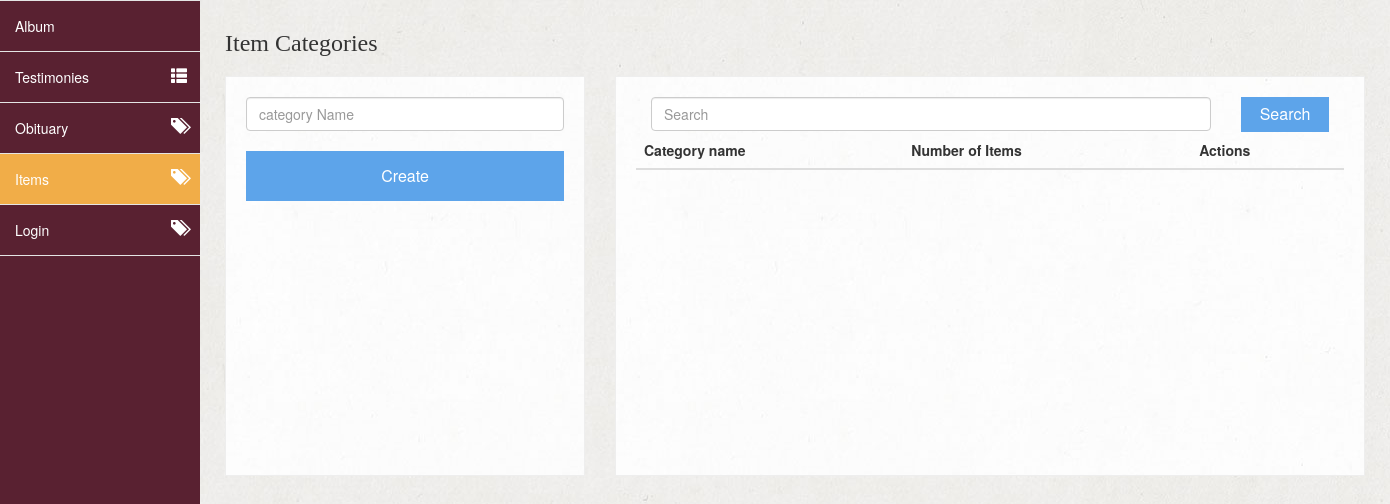
Before: /views/category-management.php (signed in) with the older database file.
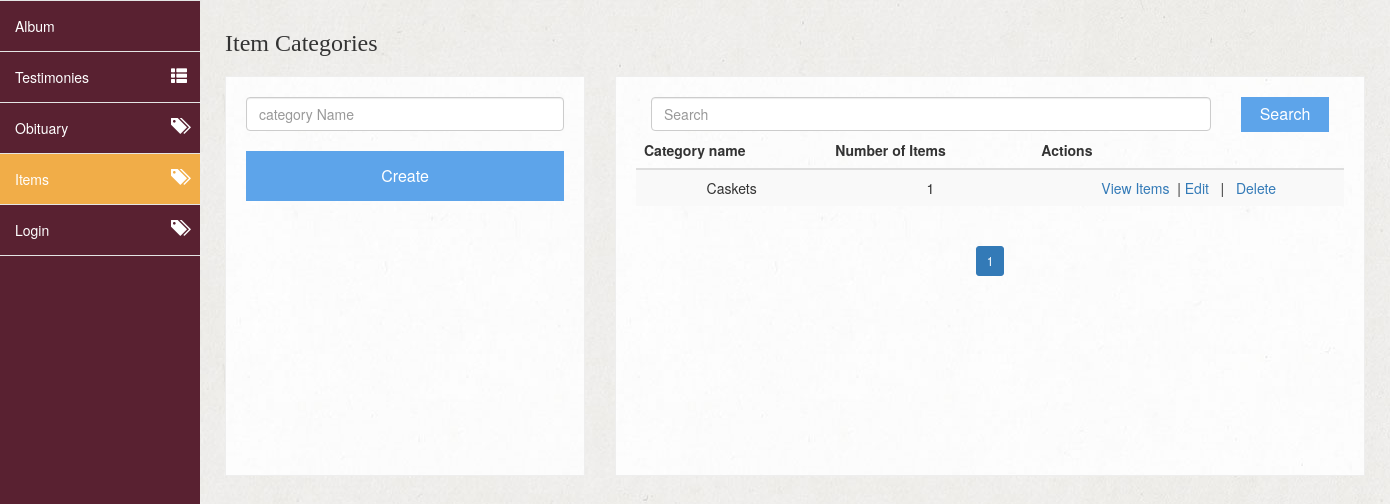
After: the same page with the newer database file.
### tables this page shows
CREATE TABLE `categories` (
  `category_id` int(11) NOT NULL,
  `category_name` varchar(20) NOT NULL
);

### public/services/CategoryService.php (called while the page is built, shortened)
<?php
require_once '../common/Databaseservice.php';
require_once '../classes/Category.php';
class CategoryService
{
    private $_count;
    private $_LIMIT;
    public function __construct(){
        $this->_LIMIT = 10;
    }
    public function getNumberOfPages(){
        return ceil($this->_count /$this->_LIMIT);
    }
    public function getCount(){
        $db = Database::getInstance();
        $result = $db->query('select count(*) as count from categories');
        $this->_count = $result->fetch_assoc()['count'];
        return $this->_count;
    }
    public function get($page_num = 1, $limit = 10, $name = ''){
        global $_CONFIG;
        $db = Database::getInstance();
        $this->_LIMIT = $limit;
        $this->getCount();
		$start = $this->_LIMIT * ($page_num-1);
	    $list = [];
	    $limitQuery = "{$start},{$this->_LIMIT}";
        $name = $db->escape_string($name);
	    $nameQuery = " category_name like '%{$name}%' ";
		if($result = $db->query("select * from categories where {$nameQuery} order by category_id desc limit {$limitQuery}"))
		{
		    $i =0;
		    while($obj = $result->fetch_assoc()){
               $category = new Category();
               $category->setId($obj["category_id"]);
               $category->setName($obj["category_name"]);
                $items = [];
                $id = $obj["category_id"];
                if($result2 = @Database::getInstance()->query("select * from items where fk_category_id = {$id}"))
                {
                    $x = 0;
                    while($row = $result2->fetch_assoc()){
                        $item = new Item();
                        $item->setId($row["item_id"]);
                        $item->setName($row["item_name"]);
                        $item->setDescription($row["description"]);
                        $item->setPath( $_CONFIG["UPLOADS"].$row["path"]);
                        $items[$x] = $item;
                        $x++;
                    }
                    $category->setItems($items);
                }
               $list[$i] = $category;
               $i++;
		    }
	    }
		 return $list;
    }
}
?>

### public/common/DatabaseService.php (called while the page is built, shortened)
<?php
include_once("../config/Config.php");
 class Database{
    private static $instance = null;
    public static function getInstance(){
        global $_CONFIG;
        if(!isset(self::$instance)){
             self::$instance = new Mysqli(  $_CONFIG["DATABASECONFIG"]["SERVER"],
                                            $_CONFIG["DATABASECONFIG"]["USERNAME"],
                                            $_CONFIG["DATABASECONFIG"]["PASSWORD"] ,
                                            $_CONFIG["DATABASECONFIG"]["DATABASE"]
                                         );
        }
        return self::$instance;
    }
}

### public/config/Config.php (called while the page is built, shortened)
<?php
$_CONFIG = [
        "DATABASECONFIG" => [
            "SERVER" =>"127.0.0.1",
            "USERNAME" => "root",
            "PASSWORD" => "",
            "DATABASE" => "gardenfh_db"
        ],
        "UPLOADS"=> "..\\uploads\\",
];

### public/classes/Category.php (called while the page is built)
<?php
class Category{
    private $_id = 0;
    private $_name = "";
    private $_items = [];
    public function getId(){
        return $this->_id;
    }
    public function setId($id){
        $this->_id=$id;
    }
    public function getName(){
        return $this->_name;
    }
    public function setName($name){
        $this->_name = $name;
    }
    public function getItems(){
        return $this->_items;
    }
    public function setItems($items){
        $this->_items = $items;
    }
}
?>

### public/views/category-management.php (the view, shortened to what the changed rows need)
<?php
 require('../services/CategoryService.php');
 require_once('admin-sidebar.php');
?>
<?php
    $categoryService = new CategoryService();
    $page_num = 1;
    if(isset($_GET["q"])){
       $categoryList = $categoryService->get($page_num, 8, $_GET["q"]);
    }else{
       $categoryList = $categoryService->get($page_num, 8);
    }
    $numberOfPages = $categoryService->getNumberOfPages();
?>
<div class="container category-management">
    <div class="row">
        <div class="col-md-8 col-sm-8 col-xs-12">
            <div class="card">
                <form class="form-inline" >
                    <div class="col-sm-10">
                    </div>
                    <div class="col-sm-2">
                    </div>
                </form>
                <table class="table table-striped">
                    <thead>
                        <tr>
                            <th>Category name</th>
                            <th>Number of Items</th>
                            <th>Actions</th>
                        </tr>
                    </thead>
                    <tbody>
                        <?php foreach($categoryList as $category) :?>
                        <tr>
                            <td><?= $category->getName()?></td>
                            <td><?= count($category->getItems())?></td>
                            <td>
                                <a href=<?= './item-management.php?cat_id='.$category->getId()?>>View Items</a> &nbsp|
                                <a href=<?= './category-management.php?id='.$category->getId()?>>Edit</a> &nbsp | &nbsp
                                <a href="<?='../actions/category-actions.php?id='.$category->getId().'&delete=yes'?>">Delete</a>
                            </td>
                        </tr>
                        <?php endforeach; ?>
                    </tbody>
                </table>
                 <div class="row text-center">
                <nav aria-label="..." style=" position: relative; margin: auto 0;">
                <ul class="pagination pagination-sm">
                    <?php for( $i =1; $i <= $numberOfPages; $i++):?>
                    <li class="page-item <?=($page_num == $i)?'active':''?>"><a class="page-link" <?=($page_num == $i)?' ':"href= 'category-management.php?page_num=$i'"?> > <?=$i ?></a></li>
                    <?php endfor;?>
                </ul>
                </nav>
              </div>
            </div>
        </div>
    </div>
</div>
<?php require_once('admin-footer.php'); ?>

Changed rows visible on the page:
added categories: category_name "Caskets", count($category->getItems()) "1"
Other visible differences:
new list line: "1"
